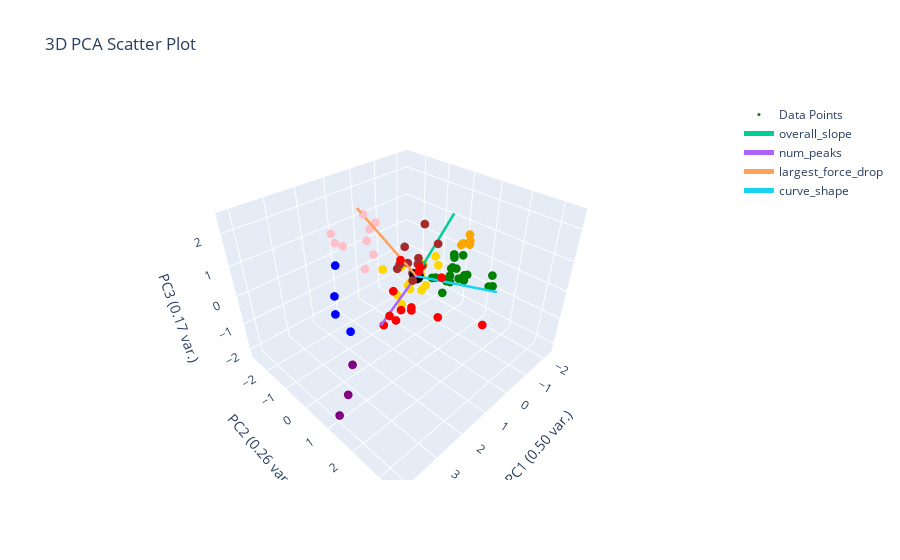

The notebook cell saved with this chart:
### Markdown cell above
# Hierarchical Clustering

### Code cell
# if distance_threshold != None then n_clusters = None
hierarchical = AgglomerativeClustering(distance_threshold=None, n_clusters=8)
hierarchical.fit(clustering_features_df)
linkage = "Ward"
plotting.plot_clusters_seperately(hierarchical.labels_, clustering_features_df.index.tolist(), depth_resist_curve_df_list, data_features_df, 'hierarchical')
plotting.plot_pca(clustering_features_df, y_labels=hierarchical.labels_, num_pc=3, graph_title="hierachical")

### Figure 1 — Plotly figure (JSON) as saved in the notebook; plotly's stock layout.template omitted (floating-point values rounded to 4 significant figures)
{"data": [{"marker": {"color": ["green", "brown", "brown", "orange", "red", "green", "gold", "green", "green", "brown", "gold", "green", "green", "gold", "red", "gold", "brown", "green", "green", "gold", "pink", "brown", "brown", "brown", "green", "brown", "pink", "brown", "brown", "red", "blue", "pink", "green", "green", "red", "blue", "green", "green", "green", "red", "gold", "purple", "green", "brown", "red", "gold", "red", "red", "orange", "blue", "pink", "pink", "gold", "blue", "green", "pink", "green", "gold", "gold", "purple", "green", "orange", "gold", "pink", "red", "red", "red", "gold", "red", "gold", "red", "pink", "orange", "green", "pink", "orange", "gold", "purple"], "size": 3}, "mode": "markers", "name": "Data Points", "type": "scatter3d", "x": [-1.022, -0.3698, -0.09636, -2.096, 1.522, -0.9418, -1.093, -1.237, -1.157, -0.4412, -0.5293, -1.574, -0.9996, -1.541, 1.12, -0.6463, -0.6235, -1.296, -0.9746, 0.2565, 0.3732, -0.5422, -0.1959, -0.5153, -1.662, -0.6009, 1.168, 0.582, -0.2392, 0.9933, 3.549, 0.7288, -0.9192, -1.061, 1.004, 2.666, -1.133, -0.9528, -0.5738, 1.39, -0.9399, 3.313, -0.8979, 0.4048, 0.8262, -1.3, 1.414, 0.8348, -1.985, 2.616, 1.079, 1.353, -1.182, 2.17, -1.668, 1.237, -1.26, 0.06605, -0.3043, 4.152, -0.8944, -1.953, -0.9112, 1.383, 0.6746, 0.5835, 1.565, -1.265, 0.7321, -0.2068, 1.323, 0.5631, -2.004, -1.278, 1.259, -2.277, -0.4334, 2.891], "y": [0.8177, -0.8699, -0.9273, 0.3519, 0.5809, -0.03805, -1.751, 1.856, 1.024, -0.5844, -0.2568, 0.1691, 1.034, -0.586, 1.129, -0.9243, -0.2857, 0.3414, 2.073, -0.3687, -1.634, -0.2651, -0.5587, -0.4282, 0.08554, 0.2813, -0.8485, 0.399, -0.1529, 0.1214, 0.7207, -1.086, -0.1629, 0.4455, 0.3372, 0.06241, 0.9391, 1.959, 0.5728, 0.7426, -0.6642, 0.5726, 0.4471, -0.3108, 0.8908, -0.2481, 3.414, 1.609, 0.4201, -0.4172, -2.672, -0.7214, -0.8424, -1.249, 0.4346, -2.287, 0.3209, -0.7902, -0.6402, 1.302, 0.596, 0.1154, -2.522, -1.699, 0.4524, 1.454, 0.4574, -0.8559, 0.507, -0.4676, -0.0677, -1.135, 0.1482, 0.5059, -0.8826, 0.1835, 0.00399, 0.323], "z": [-0.1886, 0.5108, -0.2024, 0.5236, 0.4983, -0.5197, -0.9334, 0.3073, -0.01666, -0.3609, -0.9173, 0.04929, -0.1388, -0.2122, 1.199, -1.032, 1.416, -0.1183, 0.1656, -1.121, 1.126, 0.007257, 0.1295, 0.008783, 0.09398, 0.9845, 1.337, 0.3065, 0.463, -1.078, 0.9161, 0.6017, -0.5767, -0.2737, 1.147, -0.5489, -0.06215, 0.1126, -0.6228, -0.1274, -0.7168, -2.167, -0.4033, 0.4432, 1.078, -0.2992, 0.9179, -0.2081, 0.4559, 1.354, 0.8305, 2.261, -0.5788, -0.2821, 0.2078, 0.7189, -0.1534, -1.059, -0.8119, -1.696, -0.3595, 0.3357, -1.32, 0.904, -0.6902, 0.9059, -0.3952, -0.5171, -0.5187, -0.8104, -1.184, 1.579, 0.3864, -0.08114, 0.4255, 0.6153, -0.5504, -1.468]}, {"marker": {"color": "black", "size": 5}, "mode": "markers", "name": "Origin", "showlegend": false, "type": "scatter3d", "x": [0], "y": [0], "z": [0]}, {"line": {"width": 5}, "mode": "lines+text", "name": "overall_slope", "textposition": "top center", "type": "scatter3d", "x": [0, -1.813], "y": [0, -0.1429], "z": [0, 1.403]}, {"line": {"width": 5}, "mode": "lines+text", "name": "num_peaks", "textposition": "top center", "type": "scatter3d", "x": [0, 1.888], "y": [0, 0.4419], "z": [0, -0.5667]}, {"line": {"width": 5}, "mode": "lines+text", "name": "largest_force_drop", "textposition": "top center", "type": "scatter3d", "x": [0, 1.466], "y": [0, -0.8179], "z": [0, 2.444]}, {"line": {"width": 5}, "mode": "lines+text", "name": "curve_shape", "textposition": "top center", "type": "scatter3d", "x": [0, 0.03704], "y": [0, 2.849], "z": [0, 0.8599]}], "layout": {"autosize": true, "scene": {"xaxis": {"title": {"text": "PC1 (0.50 var.)"}}, "yaxis": {"title": {"text": "PC2 (0.26 var.)"}}, "zaxis": {"title": {"text": "PC3 (0.17 var.)"}}}, "title": {"text": "3D PCA Scatter Plot"}}}
